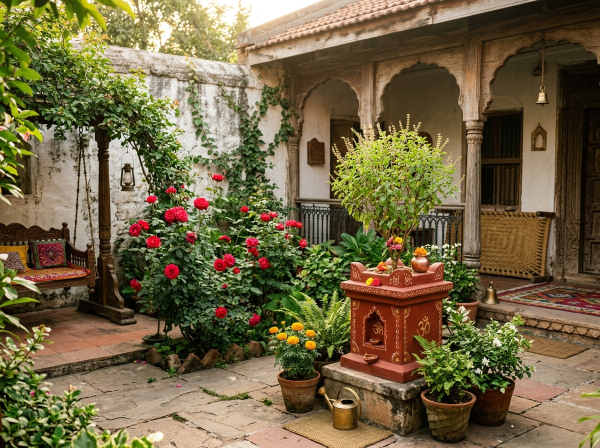
#> input picture assets/assets/images/puzzle/puzzle_courtyard_garden.jpg, 1200 x 896 px (shown at 1/2 size)
$ python -i generate_assets.py   (imports and definitions only)
#> lines starting #> are read from the running program, lines starting #| are printed output that depends on the picture
#> further down, picture is the input picture: PIL image 1200x896 RGB; mean R, G, B 114.1, 100.9, 67.2
import os
import math
from PIL import Image, ImageDraw, ImageFilter, ImageFont

OBJECTS_DIR = 'assets/images/objects'
GROCERIES_DIR = 'assets/images/groceries'
# [2 lines not run here, left out]

CANVAS_SIZE = 512

def create_base_canvas():
    return Image.new('RGBA', (CANVAS_SIZE, CANVAS_SIZE), (0, 0, 0, 0))

def add_shadow(img, offset=(0, 16), blur=14, color=(0, 0, 0, 45)):
#> called with offset = (0, 16), blur = 14, color = (0, 0, 0, 45)
    shadow = Image.new('RGBA', img.size, (0, 0, 0, 0))
#> shadow: PIL image 1200x896 RGBA; every value is 0
    alpha = img.split()[-1]
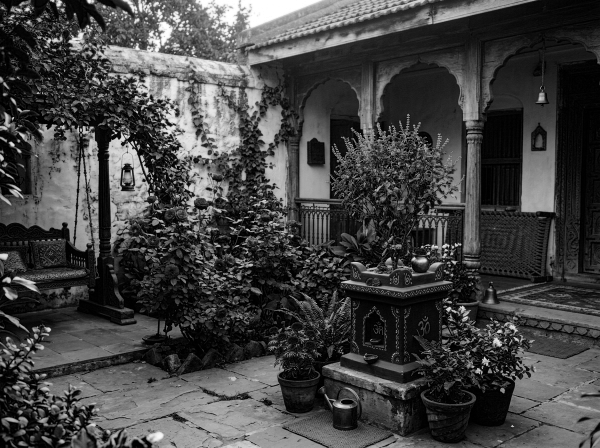
#> alpha: PIL image 1200x896 L (shown at 1/2 size); min 0, max 255, mean 67.2
    shadow_mask = Image.new('RGBA', img.size, color)
    shadow.paste(shadow_mask, offset, mask=alpha)
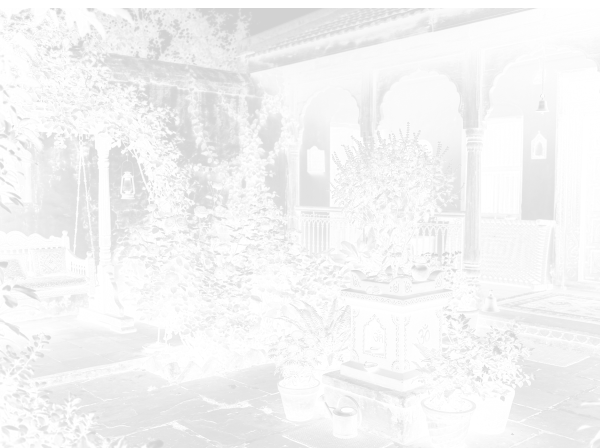
#> shadow: PIL image 1200x896 RGBA (shown at 1/2 size); mean R, G, B, A 0, 0, 0, 11.5; transparent parts drawn white
    shadow = shadow.filter(ImageFilter.GaussianBlur(blur))
    final_img = Image.new('RGBA', img.size, (0, 0, 0, 0))
    final_img.paste(shadow, (0, 0))
    final_img.paste(img, (0, 0), mask=alpha)
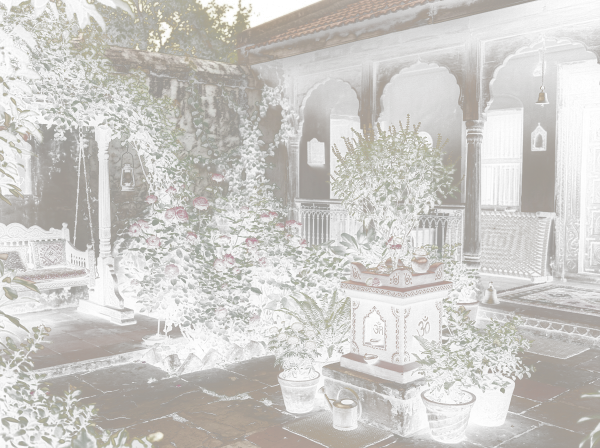
#> final_img: PIL image 1200x896 RGBA (shown at 1/2 size); mean R, G, B, A 43.9, 39.8, 31.6, 74.5; transparent parts drawn white
    return final_img

# [406 lines left out: functions draw_rose, draw_glasses, draw_camera, draw_umbrella, draw_key, draw_tea_cup and 24 more, not called in this run]

# ----------------- GROCERIES -----------------

def draw_rice():
    return draw_rice_bowl()

# [140 lines left out: functions draw_dal, draw_wheat, draw_salt, draw_sugar, draw_cooking_oil, draw_mango and 8 more, not called in this run]

def draw_tea():
    return draw_tea_cup()

# [131 lines left out: functions draw_coffee, draw_biscuits, draw_eggs, draw_potato, draw_tomato, draw_onion and 6 more, not called in this run]


# Generation mapping
OBJECT_GENERATORS = {
    'rose.png': draw_rose,
    'glasses.png': draw_glasses,
    'camera.png': draw_camera,
    'umbrella.png': draw_umbrella,
    'key.png': draw_key,
    'tea_cup.png': draw_tea_cup,
    'clock.png': draw_clock,
    'book.png': draw_book,
    'apple.png': draw_apple,
    'banana.png': draw_banana,
    'water_bottle.png': draw_water_bottle,
    'handbag.png': draw_handbag,
    'cap.png': draw_cap,
    'pencil.png': draw_pencil,
    'radio.png': draw_radio,
    'toothbrush.png': draw_toothbrush,
    'candle.png': draw_candle,
    'plant.png': draw_plant,
    'spoon.png': draw_spoon,
    'rice_bowl.png': draw_rice_bowl,
    'basket.png': draw_basket,
    'shoe.png': draw_shoe,
    'scarf.png': draw_scarf,
    'wallet.png': draw_wallet,
    'comb.png': draw_comb,
    'mug.png': draw_mug,
    'lamp.png': draw_lamp,
    'bell.png': draw_bell,
    'watch.png': draw_watch,
    'sweater.png': draw_sweater,
}

GROCERY_GENERATORS = {
    'rice.png': draw_rice,
    'dal.png': draw_dal,
    'wheat.png': draw_wheat,
    'salt.png': draw_salt,
    'sugar.png': draw_sugar,
    'cooking_oil.png': draw_cooking_oil,
    'banana.png': draw_banana,
    'apple.png': draw_apple,
    'mango.png': draw_mango,
    'orange.png': draw_orange,
    'coconut.png': draw_coconut,
    'cabbage.png': draw_cabbage,
    'peas.png': draw_peas,
    'garlic.png': draw_garlic,
    'sugarcane.png': draw_sugarcane,
    'milk.png': draw_milk,
    'bread.png': draw_bread,
    'tea.png': draw_tea,
    'coffee.png': draw_coffee,
    'biscuits.png': draw_biscuits,
    'eggs.png': draw_eggs,
    'potato.png': draw_potato,
    'tomato.png': draw_tomato,
    'onion.png': draw_onion,
    'carrot.png': draw_carrot,
    'brinjal.png': draw_brinjal,
    'green_chilli.png': draw_green_chilli,
    'spinach.png': draw_spinach,
    'corn.png': draw_corn,
    'honey.png': draw_honey,
}

# [13 lines not run here, left out]

>>> from PIL import Image
>>> picture = Image.open('../assets/assets/images/puzzle/puzzle_courtyard_garden.jpg')
>>> result = add_shadow(picture)

$ run again, on assets/assets/images/puzzle/puzzle_family_gathering.jpg
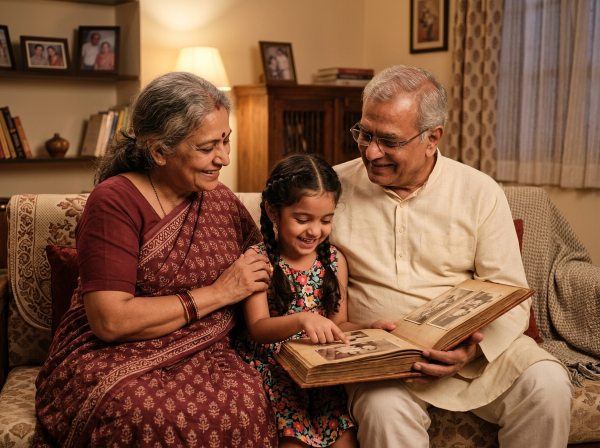
#> input picture assets/assets/images/puzzle/puzzle_family_gathering.jpg, 1200 x 896 px (shown at 1/2 size)
#> picture is the input picture: PIL image 1200x896 RGB; mean R, G, B 129.6, 87.7, 62.4
#> in add_shadow, `shadow.paste(shadow_mask, offset, mask=alpha)`:
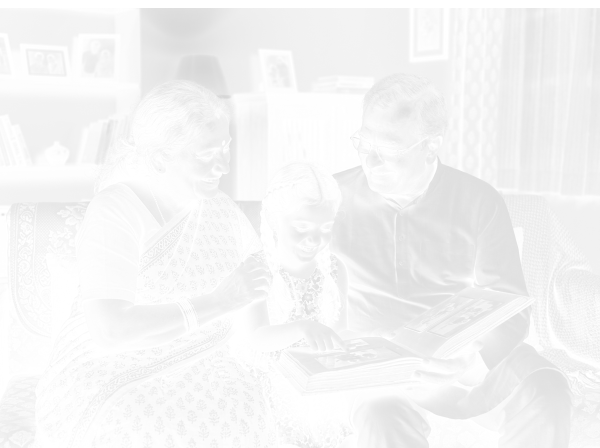
#> shadow: PIL image 1200x896 RGBA (shown at 1/2 size); mean R, G, B, A 0, 0, 0, 10.9; transparent parts drawn white
#> in add_shadow, `final_img.paste(img, (0, 0), mask=alpha)`:
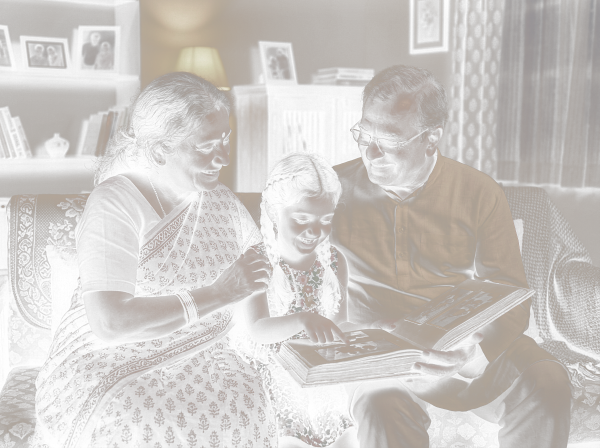
#> final_img: PIL image 1200x896 RGBA (shown at 1/2 size); mean R, G, B, A 42.4, 32, 24.3, 69.5; transparent parts drawn white

$ run again, on assets/assets/images/puzzle/puzzle_home_kitchen.jpg
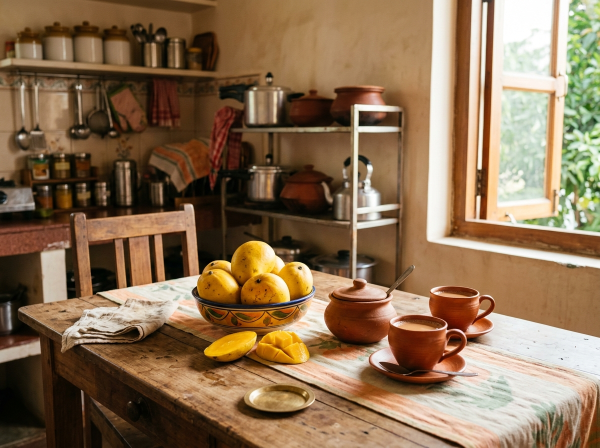
#> input picture assets/assets/images/puzzle/puzzle_home_kitchen.jpg, 1200 x 896 px (shown at 1/2 size)
#> picture is the input picture: PIL image 1200x896 RGB; mean R, G, B 138.5, 111.2, 82.3
#> in add_shadow, `shadow.paste(shadow_mask, offset, mask=alpha)`:
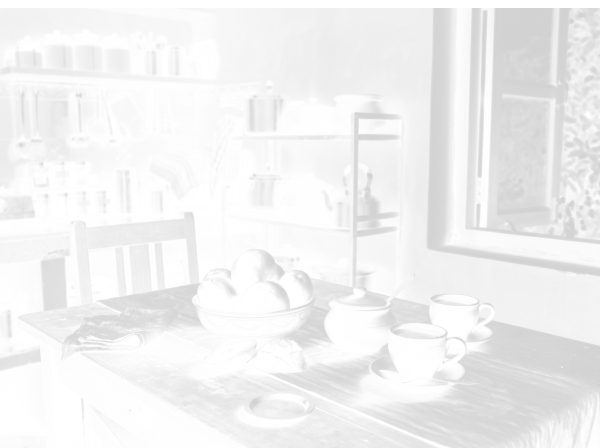
#> shadow: PIL image 1200x896 RGBA (shown at 1/2 size); mean R, G, B, A 0, 0, 0, 14.3; transparent parts drawn white
#> in add_shadow, `final_img.paste(img, (0, 0), mask=alpha)`:
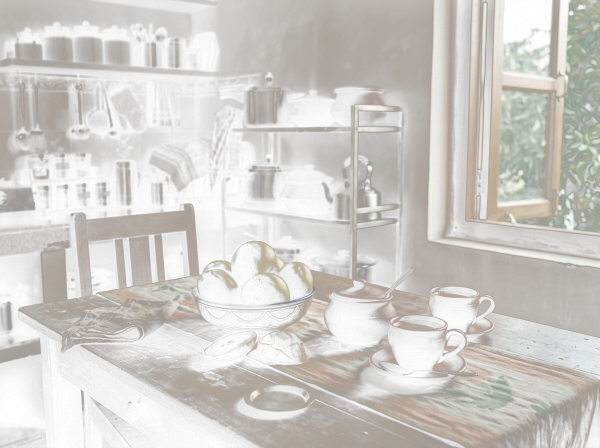
#> final_img: PIL image 1200x896 RGBA (shown at 1/2 size); mean R, G, B, A 62.3, 56, 48, 89.4; transparent parts drawn white

$ run again, on assets/assets/images/puzzle/puzzle_morning_tea.jpg
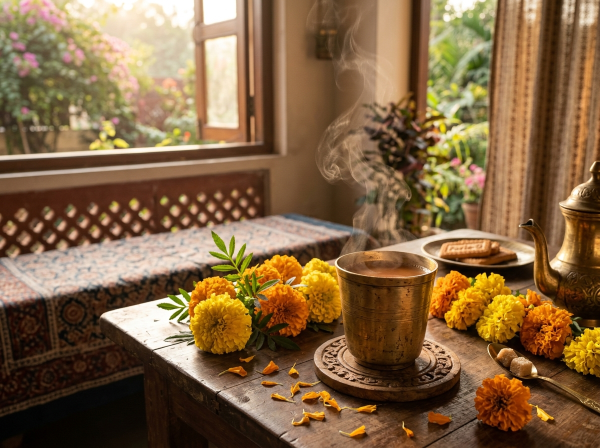
#> input picture assets/assets/images/puzzle/puzzle_morning_tea.jpg, 1200 x 896 px (shown at 1/2 size)
#> picture is the input picture: PIL image 1200x896 RGB; mean R, G, B 130.8, 100.7, 66.9
#> in add_shadow, `shadow.paste(shadow_mask, offset, mask=alpha)`:
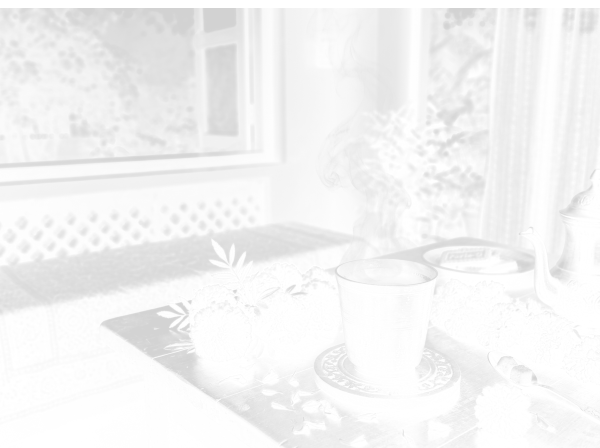
#> shadow: PIL image 1200x896 RGBA (shown at 1/2 size); mean R, G, B, A 0, 0, 0, 11.7; transparent parts drawn white
#> in add_shadow, `final_img.paste(img, (0, 0), mask=alpha)`:
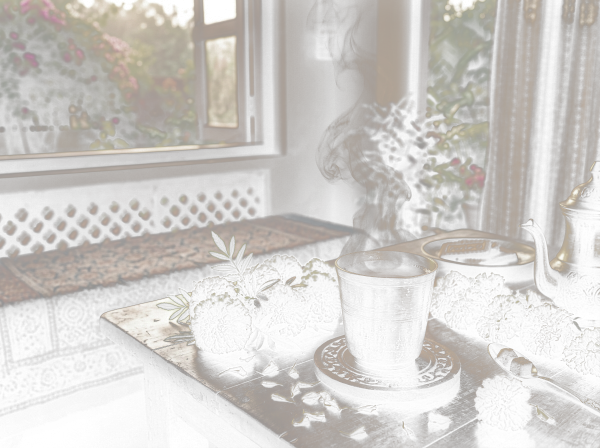
#> final_img: PIL image 1200x896 RGBA (shown at 1/2 size); mean R, G, B, A 47.5, 40.7, 32.7, 73.9; transparent parts drawn white
